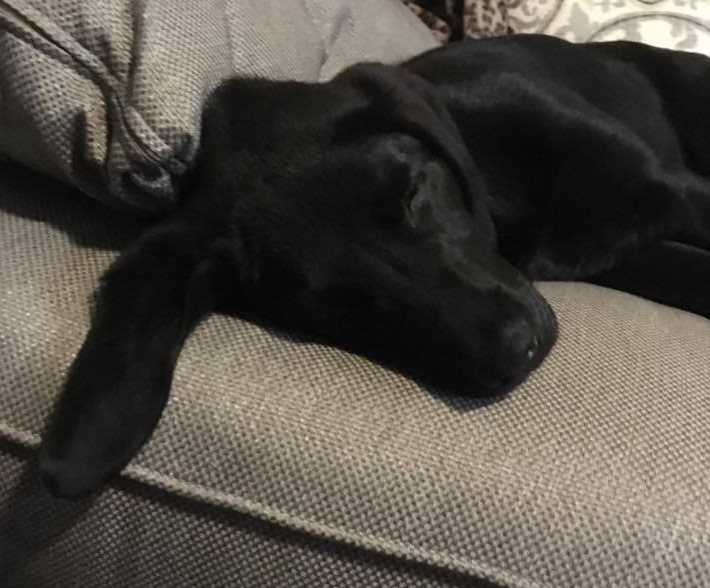
#> input picture jonesy.png, 710 x 588 px
$ jupyter execute --allow-errors lateral_inhibition_demo.ipynb
#> lines starting #> are read from the running program, lines starting #| are printed output that depends on the picture; after the words box and inside, x2 and y2 are one past the last pixel; in counts of white or black regions, pixels touching at a corner belong together
*Below is the notebook I used to give a talk for the Triangle, NC PyData meetup on 1/6/2021.  The talk was entitled: "Insights from the human visual system: Lateral inhibition implemented in Python."*

# 2d puppies

## setup

[cell 1]
import numpy as np
import pandas as pd
import matplotlib.pyplot as plt
from skimage import color, io
from scipy.signal import spline_filter
from scipy.ndimage import convolve
from matplotlib.colors import Normalize

[cell 2]
def load_grayscale_image(filepath):
#> called with filepath = 'jonesy.png'
    return color.rgb2gray(io.imread(filepath))

[cell 3]
def show_image(img):
    # higher number = higher luminance
    plt.imshow(img,cmap="gist_gray")
    plt.xticks([])
    plt.yticks([])

[cell 4]
def compare_images(listofimgs,figsize=(7,7)):
    plt.figure(figsize=figsize)
    for i, img in enumerate(listofimgs):
        plt.subplot(1,len(listofimgs),i+1)
        show_image(img)
    plt.show()

[cell 5]
def blurrify(img,lmbda=10000):
#> called with lmbda = 10000
    return spline_filter(img,lmbda=lmbda)

[cell 6]
def never_negative(img):
    return np.where(img > 0, img, 0)

[cell 7]
def lateral_inhibition2d(img,c,mode="nearest",cval=0.0):
    kernel = np.array([
        [-c] * 3,
        [-c, 1, -c],
        [-c] * 3
    ])
    return never_negative(convolve(img,kernel,mode=mode,cval=cval))

[cell 8]
def iterated_lateral_inhibition2d(img,c = .12,nIter = 4):
    for _ in range(nIter):
        img = lateral_inhibition2d(img,c=c)
    return img

## Reconstructing edges in a blurry image using lateral inhibition

**For an image to appear on your retina, light reflected off a real-world object has to pass through the vitreous humor in your eye.  As a result, the image that appears on your retina is distorted, like the beam of a flashlight in a swimming pool.**

[cell 9]
jones = load_grayscale_image("jonesy.png")
blurjones = blurrify(jones)
compare_images([jones,blurjones],figsize=(14,14))
#> the loop in compare_images, `for i, img in enumerate(listofimgs):` made 2 passes

**In the human visual system (as well as the horseshoe crab visual system, as well as many other visual systems...), we can correct for this distortion using lateral inhibition.**

**In a computational model, we can represent lateral inhibition by convolving the luminances in the image with the kernel below.**

[cell 10]
plt.figure(figsize=(10,10))
show_image(load_grayscale_image("lislidecropped.png"))
#> call 2 of load_grayscale_image, with filepath = 'lislidecropped.png'
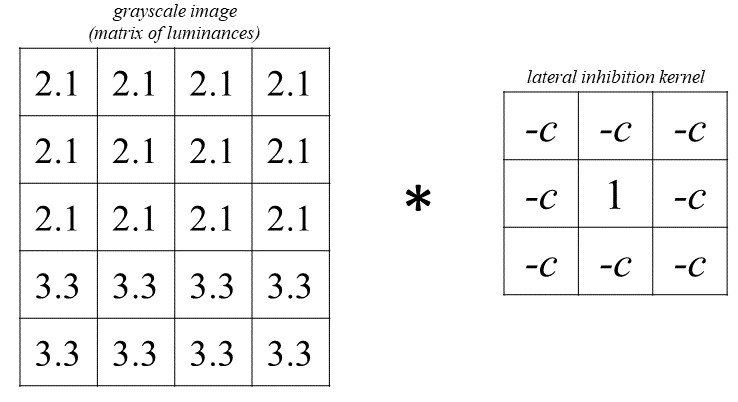
#> input picture lislidecropped.png, 738 x 402 px

**Although neurons can both excite and inhibit each other using different kinds of neurotransmitters, the output we're looking at is excitatory - specifically, we're looking for how much excitation is DECREASED in the post-synaptic neuron.  Excitation can't go below zero.  So in addition to this convolution step, we replace negative values with 0.**
***
**The result is an overall decrease in luminance, but an increase in contrast - that is, where different values of luminance abut each other, the border on the dark side will get darker, and the border on the light side will get lighter.**

**(We'll return briefly to the decrease in luminance later.)**

[cell 11]
grid = np.array([[0] * 100 + [7] * 100] * 100 + [[7] * 100 + [0] * 100] * 100)

norm = Normalize(0,7)

constants = np.linspace(0,0.15625,6)

plt.figure(figsize=(16,4))
for i, c in enumerate(constants[:4]):
    plt.subplot(1,4,i+1)
    if c == 0:
        plt.title("original image")
    else:
        plt.title("inhibition constant = " + str(round(c,3)))
    plt.imshow(lateral_inhibition2d(grid,c),cmap="gist_gray",norm=norm)
    plt.xticks([])
    plt.yticks([])
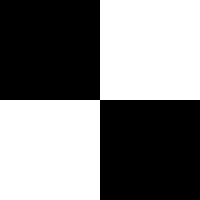
#> grid: shape (200, 200) int64; values 0 (black) and 7 (white), 50% white; 1 white region, box (x1, y1, x2, y2) and area: (0, 0, 200, 200) 20000

plt.tight_layout()
plt.show()
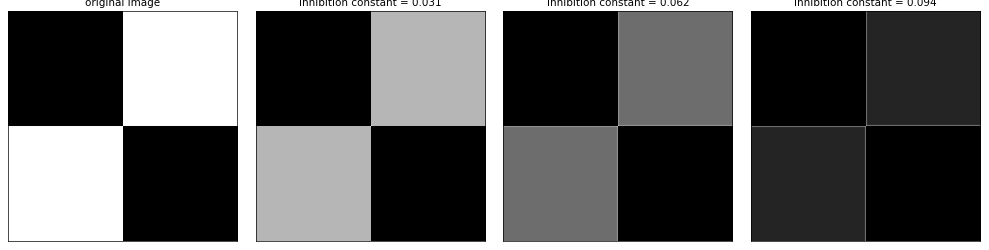
#> figure drawn by matplotlib, 4 panels

**How do we tune the inhibition constant?  That is, how much should neighboring neurons want to sabotage each other?**

**We can identify an upper limit at 0.125 because...**

[cell 12]
images = {
    c: lateral_inhibition2d(blurjones,c)
    for c in constants
}
#> in never_negative (call 6), `return np.where(img > 0, img, 0)`:
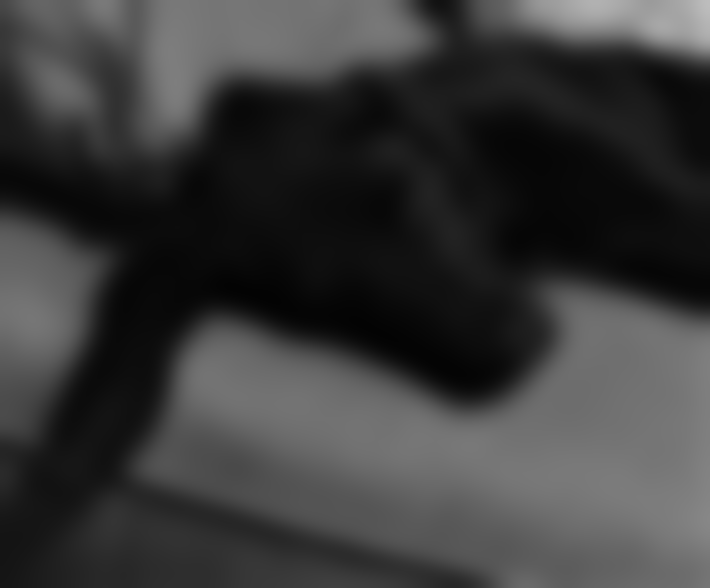
#> returned value: shape (588, 710) float64; min 0.0136, max 0.745, mean 0.23
#> in never_negative (call 7), `return np.where(img > 0, img, 0)`:
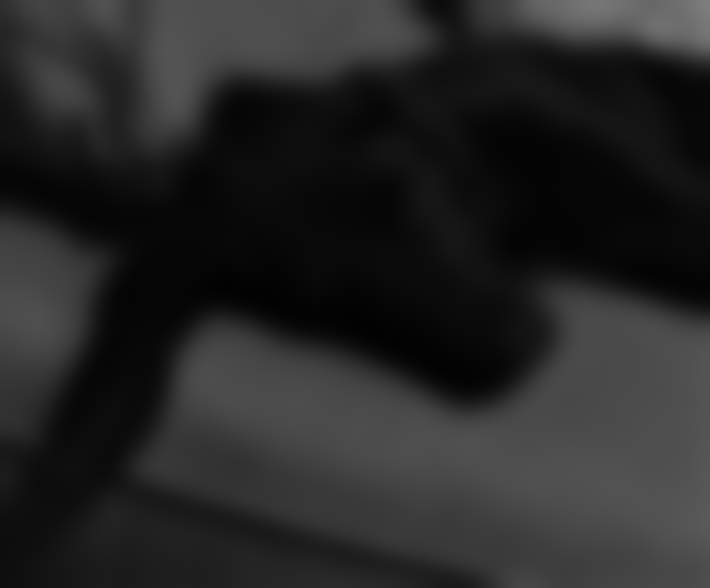
#> returned value: shape (588, 710) float64; min 0.00902, max 0.497, mean 0.153
#> in never_negative (call 9), `return np.where(img > 0, img, 0)`:
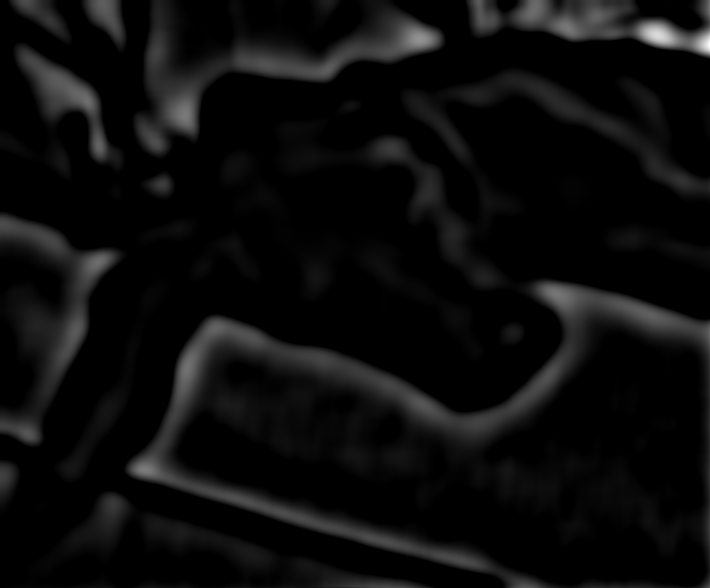
#> returned value: shape (588, 710) float64; min 0, max 0.000913, mean 4.49e-05; drawn with min black and max white
#> images = 6 items

[cell 13]
plt.figure(figsize=(15,5))
plt.plot(images.keys(),[v.min() for v in images.values()],label="minimum luminance")
plt.plot(images.keys(),[v.max() for v in images.values()],label="maximum luminance")
plt.xlabel("inhibition constant")
plt.ylabel("luminance")
plt.legend()
plt.title("Minima and maxima luminance of laterally inhibited puppy\nModel becomes biologically incoherent after inhibition constant = 0.125 (i.e., 1/8)\nbecause the 2d grid has 8 'neighboring neurons' performing inhibition so the light and dark side of borders are equalized")
# Essentially, in 2d lateral inhibition, any inhibition constant greater than 0.125 would give us some scaled version of the photo-negative.
plt.show()

**Once the contrast at the edges of the image are highlighted, there's an additional step - amplification of a signal, one of the most common motifs in the nervous system.  We can represent this as linearly scaling up the level of excitation.  For the remainder of this part of the demo, we can take advantage of the autoscaling default in Matplotlib.**
***
*Why not decide the scaling constant now - in particular, why not figure out what the scaling constant would need to be to get it close to the original image?  Because it's not actually necessary for us to scale the image back up to the original luminance levels - because while neural representations have to be useful for the rest of our nervous system, they don't have to be veridical.  As a result, we can assume that there is some constant we scale the luminance of the image up by, and for demonstration purposes, we'll just let Matplotlib make it minmax scaled.*

**Now that we have a convolved, negatives-become-zeroed, amplified image, we can see that not much seems to happen as we increase the inhibition constant until we get to the equalized inhibition constant of 0.125 (or 1/8).  Any changes are really subtle.**

[cell 14]
norm = Normalize(blurjones.min(),blurjones.max())

plt.figure(figsize=(16,4))
plt.suptitle("Without amplification")
for i, c in enumerate(constants[:5]):
    plt.subplot(1,5,i+1)
    if c == 0:
        plt.title("original image")
    else:
        plt.title("inhibition constant = " + str(round(c,3)))
    plt.imshow(lateral_inhibition2d(blurjones,c),cmap="gist_gray",norm=norm)
    plt.xticks([])
    plt.yticks([])

plt.tight_layout()
plt.show()

plt.figure(figsize=(16,4))
plt.suptitle("With amplification (i.e., scaled)")
for i, c in enumerate(constants[:5]):
    plt.subplot(1,5,i+1)
    if c == 0:
        plt.title("original image")
    else:
        plt.title("inhibition constant = " + str(round(c,3)))
    show_image(images[c])

plt.tight_layout()
plt.show()

**But the nervous system is made up of various layers.  Lateral inhibition isn't performed just once.**

**What happens if we iterate lateral inhibition?**

[cell 15]
its = 4
c = .124

plt.figure(figsize=(16,4))
for nIter in range(its):
    plt.subplot(1,its,nIter+1)
    if nIter==0:
        plt.title("original image")
        show_image(blurjones)
    elif nIter==1:
        plt.title("after " + str(nIter) + " iteration")
        show_image(iterated_lateral_inhibition2d(blurjones,c,nIter))
    else:
        plt.title("after " + str(nIter) + " iterations")
        show_image(iterated_lateral_inhibition2d(blurjones,c,nIter))

plt.tight_layout()
plt.show()


    # we do see some artifact here - note that a laterally-inhibited image isn't veridical!

**Tuning the parameters for the specific problem of 'get blurry Jonesy as close as possible to unblurry Jonesy' isn't straightforward, because most cost functions I could come up with don't map neatly onto 'what looks most like a puppy.'**

**We can visually inspect a grid where we modulate the inhibition constant and number of iterations.**

[cell 16]
plt.figure(figsize=(15,15))
for i, c in enumerate(np.linspace(.121,.125,5)):
    for nIter in range(1,5):
        plotspot = 4 * i + nIter
        plt.subplot(5,4,plotspot)
        processed_puppy = iterated_lateral_inhibition2d(blurjones,c=c,nIter=nIter)
        plt.title("ic = " + str(round(c,3)) + "\niterations = " + str(nIter))
        show_image(processed_puppy)

plt.tight_layout()
plt.show()
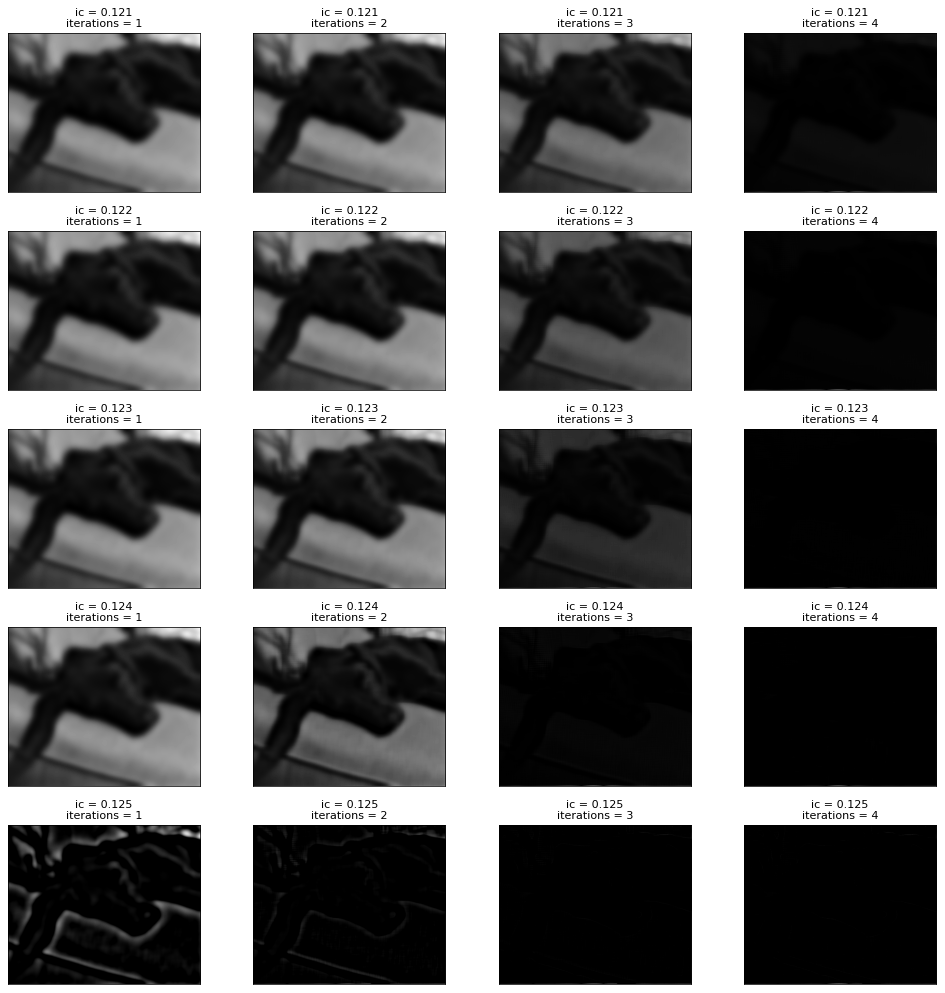
#> figure drawn by matplotlib, 20 panels

**My favorite parameters:**

[cell 17]
compare_images([jones,blurjones,iterated_lateral_inhibition2d(blurjones,c=.12352,nIter=3)],figsize=(18,18))
#> the loop in iterated_lateral_inhibition2d (call 24), `for _ in range(nIter):` made 3 passes
#> pass 3, in iterated_lateral_inhibition2d (call 24), `img = lateral_inhibition2d(img,c=c)`:
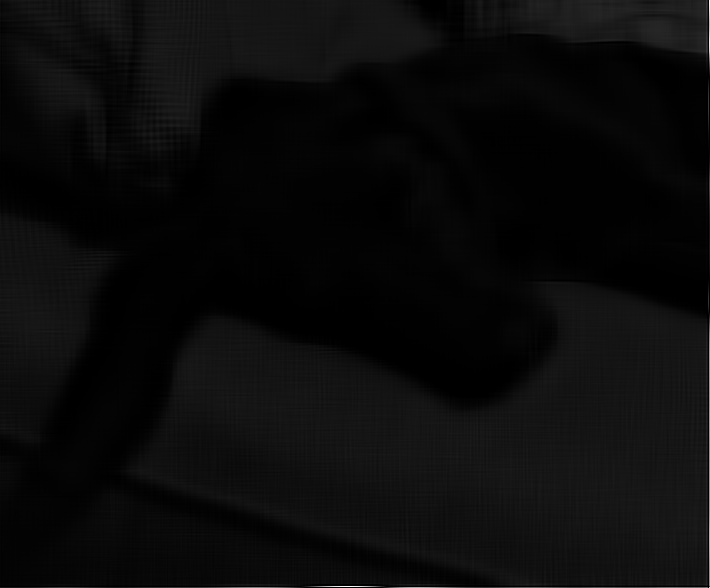
#> img: shape (588, 710) float64; min 0, max 1.21e-05, mean 5.19e-07; drawn with min black and max white
#> the loop in compare_images (call 2), `for i, img in enumerate(listofimgs):` made 3 passes

## Takeaways

- Lateral inhibition of a distorted image does not result in a totally veridical reconstruction of the image.  However, it "satisfices" as a shortcut to being able to identify edges well enough that it increased survival in organisms with this trait.
- We can represent lateral inhibition artificially by:
    - convolving a matrix of luminances with a kernel
    - replacing negative values in convolved matrix with zero
    - amplifying by some arbitrary(ish) constant

# 3d flowers

## setup

[cell 18]
import warnings
warnings.filterwarnings("ignore")

import numpy as np
import pandas as pd
import matplotlib.pyplot as plt
from mpl_toolkits import mplot3d
from matplotlib.colors import Normalize

from sklearn.datasets import load_iris
from sklearn.preprocessing import MinMaxScaler
from sklearn.cluster import KMeans
from sklearn.ensemble import RandomForestClassifier
from sklearn.metrics import confusion_matrix, precision_score, recall_score

from seaborn import heatmap

from functools import reduce

from scipy.ndimage import convolve

[cell 19]
def plot3d(ax,pdf,y,drop = ["petal_length"],label = None,color = None,norm = False):
    if not label:
        label = y
    if norm:
        norm = Normalize(0,1)
    ax.scatter3D(*pdf.loc[y].drop(drop,axis=1).values.T,label=label,color=color,norm=norm)

[cell 20]
def make_it_sparse(pdf,precision = 2):

    def cross_join(pdf1,pdf2):
        pdf1["key"] = 0
        pdf2["key"] = 0
        return pdf1.merge(pdf2,on="key").drop("key",axis=1)

    features = list(pdf.columns)

    scaled_data = MinMaxScaler().fit_transform(pdf[features]) * 10 ** precision

    weighted_scaled_pdf = (
        pd.DataFrame(
            pd.DataFrame(
                data = scaled_data,
                columns = features,
                index = pdf.index
            )
            .apply(round)
            .reset_index()
            .groupby(["index"] + features)
            [features[0]] # doesn't matter, we just want one column is all
            .count()
        )
        .rename(columns={features[0]:"weight"})
        .reset_index()
    )

    span = list(range(0,10 ** precision + 1))

    # get a big crossjoin of all the different possible space where a point could fall
    # and merge the weighted scaled pdf onto it
    # and put zeros where there's no weight

    output_pdf = (
        reduce(lambda x, y: cross_join(x,y), [pd.DataFrame(data=span,columns=[feature]) for feature in features])
        .merge(
            weighted_scaled_pdf,
            on=features,
            how="left"
        )
        .fillna({"weight":0})
        .astype({"weight":int})
    )

    return output_pdf

[cell 21]
def never_negative(img):
    return np.where(img > 0, img, 0)

[cell 22]
def lateral_inhibition3d(mat,c,mode="nearest",cval=0.0):
    kernel = np.ones((3,3,3)) * -c
    kernel[1][1][1] = 1
    return never_negative(convolve(mat,kernel,mode=mode,cval=cval))

[cell 23]
def iterated_lateral_inhibition3d(mat,c = .038,nIter = 4):
#> called with mat = array of shape (101, 101, 101), c = 0.038, nIter = 4
    for _ in range(nIter):
        mat = lateral_inhibition3d(mat,c=c)
    return mat

[cell 24]
def li_for_scatter3d(pdf,precision = 2,c = .038,nIter=1):
    dim = 10 ** precision + 1
    sparse_pdf = make_it_sparse(pdf,precision=precision)
    mat = sparse_pdf["weight"].div(sparse_pdf["weight"].max()).values.reshape(dim,dim,dim)
    sparse_pdf["proc_weight"] = iterated_lateral_inhibition3d(mat,c=c,nIter=nIter).flatten()

    return sparse_pdf

## Lateral inhibition, clusters, and classification

**A tiny amount of work has been done to investigate lateral inhibition as part of classification or clustering pipelines in multidimensional datasets (see Guo, Song, and Zeng, 2016: https://ieeexplore.ieee.org/document/7867301**

**How might lateral inhibition help us in such a problem?**

**We might try applying it to the famous iris dataset, which includes**
    - three kinds of iris: setosa, virginica, and versicolor
    - 50 observations of each kind of iris
    - four features, of which we will only look at three: sepal length, sepal width, and petal width

[cell 25]
data = load_iris(return_X_y=True)

iris_pdf = (
    pd.DataFrame(
        data = data[0],
        columns = ["sepal_length","sepal_width","petal_length","petal_width"],
        index = data[1]
    )
    .rename(index={0:"setosa",1:"versicolor",2:"virginica"})
)

iris_pdf.head()

**When we plot each of these three sets of 50 irises in 3-dimensional space, we see that they are clustered sort of close together.**

[cell 26]
fig = plt.figure(figsize=(10,7))
#> (the rest of this cell did not finish here and is left out)

**If we were botanists doing our work before the classes of 'setosa', 'virginica' and 'versicolor' had even been defined, we might use an unsupervised approach to cluster these 150 unspecified irises into three groups based on similarities in sepal length, sepal width, and petal width.**

[cell 27]
kmeans = KMeans(n_clusters = 3, random_state = 2112).fit(iris_pdf.drop("petal_length",axis=1).values)
iris_pdf["cluster"] = kmeans.labels_

[cell 28]
fig = plt.figure(figsize=(15,7))

ax1 = fig.add_subplot(1,2,1,projection="3d")
#> (the rest of this cell did not finish here and is left out)

**It happens to be the case that this information about the flowers - sepal width, sepal length, and petal width - provides a clustering solution that maps pretty nicely onto what the original botanical taxonomists arrived at (in other words, these different varieties of iris are pretty easily distinguished by these features).**

**In fact, we can check this in sort of a backdoor way - if you train a random forest classifier solely on which cluster any given iris was assigned to, you end up with a pretty coherent model.**

[cell 29]
onehot = pd.get_dummies(iris_pdf["cluster"])

rfc = RandomForestClassifier(random_state=2112).fit(onehot.values,onehot.index)

labels = ["versicolor","virginica","setosa"]

y_true = onehot.index
y_pred = rfc.predict(onehot.values)

original_confmat = np.vectorize(round)(confusion_matrix(y_true,y_pred,labels = labels,normalize="true") * 100)

plt.figure(figsize=(15,5))
plt.suptitle("Setosa is easy to detect; k-means-derived clusters do okay at distinguishing versicolor and virginica")

plt.subplot(1,2,1)
heatmap(original_confmat,annot=True,fmt="d",annot_kws={"size":12},cmap="Blues_r",cbar=False)
plt.xticks(np.arange(len(labels))+.5,labels)
plt.yticks(np.arange(len(labels))+.5,labels,rotation=0)

plt.xlabel("predicted class")
plt.ylabel("true class")

plt.subplot(1,2,2)

#> (the rest of this cell did not finish here and is left out)

**Setosa is clearly very easy to detect, with perfect precision and accuracy.  Virginica and versicolor are sometimes confused for each other.  In the left-hand scatter plot above, you can see that the points for virginica and versicolor seem to overlap a little more than setosa does with either of them.**

**What if we applied lateral inhibition to this multidimensional space?  Would the contrast at the border between virginica and versicolor be highlighted?**
***
*To realize this, I represented the multidimensional space as a 3d matrix where the point at each coordinate triad was weighted by how many observations fell into that point. In other words, if no irises had a petal width of a, a sepal length of b, and a sepal width of c, then point abc in the matrix = 0.  If two irises had a petal width of d, a sepal width of e, and a sepal length of f, then point def = 2.**

*We can't use the same kernel we used for 2d lateral inhibition, because now we're in 3d.  We can generalize it to a 3 x 3 x 3 matrix of inhibition constants with a 1 in the center. Otherwise, the basic process is the same - convolve and replace negative values with zero.  Amplification was conducted just to scale for human interpretability.*

[cell 30]
features = ["sepal_length","sepal_width","petal_width"]

li_scatter = li_for_scatter3d(iris_pdf[features],nIter=4)

li_scatter_trunc = li_scatter.dropna(subset=["index"]).set_index("index") # only look at original points

kmeans_li = KMeans(n_clusters = 3, random_state = 2112).fit(li_scatter_trunc[features].values,sample_weight=li_scatter_trunc["proc_weight"])
li_scatter_trunc["cluster"] = kmeans_li.labels_

for feature in features:
    oldmin, oldmax = li_scatter_trunc[feature].agg(["min","max"])
    newmin, newmax = iris_pdf[feature].agg(["min","max"])
    li_scatter_trunc[feature] = li_scatter_trunc[feature].apply(
        lambda x: ((x - oldmin) / (oldmax - oldmin)) * (newmax - newmin) + newmin
    )

fig = plt.figure(figsize=(15,5))

ax1 = fig.add_subplot(1,3,1,projection="3d")
#> (the rest of this cell did not finish here and is left out)
